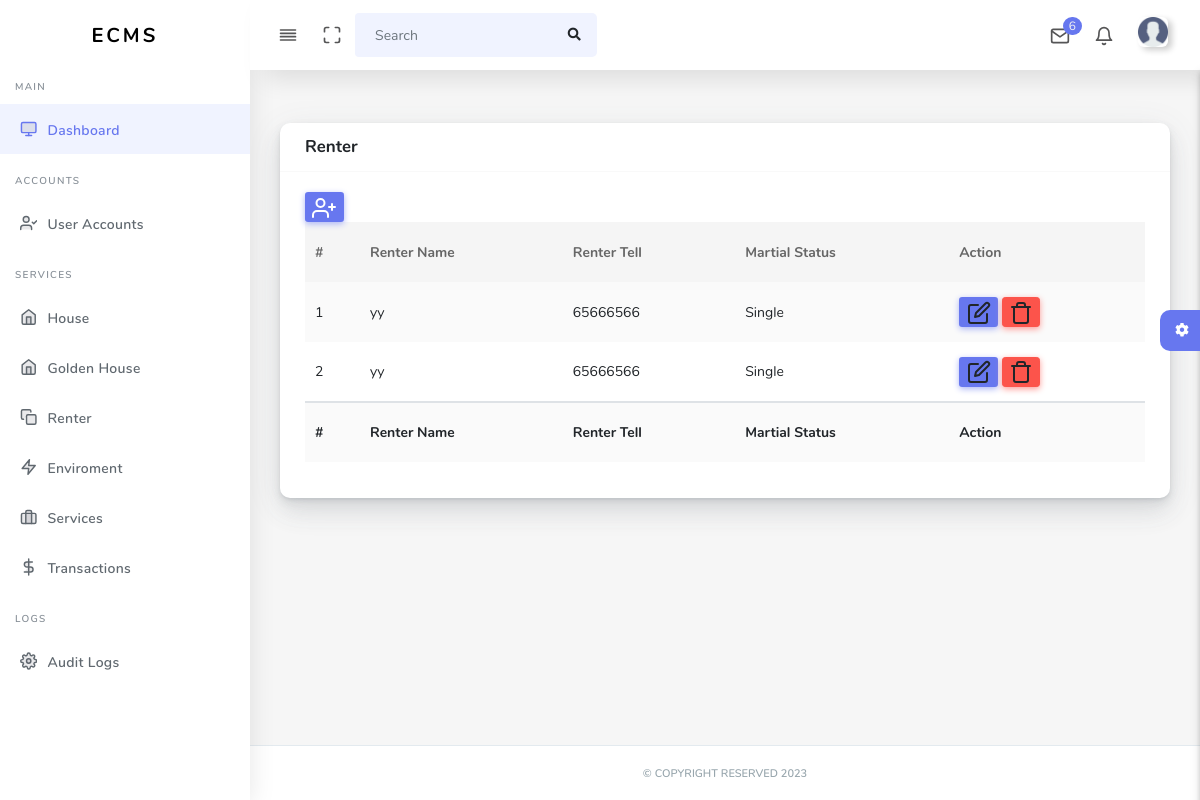
The page /Renter/ (signed in) on the database its author committed.
### ecmsapp/models.py (models this page shows)
class Renter(models.Model):
    name = models.CharField(max_length=25)
    tell = models.CharField(max_length=15)
    martial_status = models.CharField(max_length=15)
    status = models.IntegerField(default=0) # default 0 is Active while 1 is deleted

### ecmsapp/Code/Renter.py (the view)
# urls.py: path('Renter/', Renter.renter, name='Renter'),
@login_required(login_url='user_login')
def renter(request):
    renters = Renter.objects.filter(status=0)
    context = {'data':renters}
    return render(request,'Enviroment/renter.html',context)

### ecmsapp/templates/Enviroment/renter.html (shortened to what this page needs)
{% load static %}
<!DOCTYPE html>
<html lang="en">
{% include "includes/head.html" %}
<body>
  <div id="app">
    <div class="main-wrapper main-wrapper-1">
      <div class="navbar-bg"></div>
        {% include "includes/nav.html" %}
        {% include "includes/sidebar.html" %}
      <div class="main-content">
        <section class="section">
          <div class="section-body">
            <div class="row">
              <div class="col-12">
                <div class="card">
                  <div class="card-header">
                    <h4>Renter</h4>
                  </div>
                  <div class="card-body">
                    <button type="button" class="btn btn-primary btn-sm" data-toggle="modal" data-target="#newRenter">
                        <i data-feather="user-plus"></i>
                    </button>
                    <div class="table-responsive">
                      <table class="table table-striped table-hover" id="save-stage" style="width:100%;">
                        <thead>
                          <tr>
                            <th>#</th>
                            <th>Renter Name</th>
                            <th>Renter Tell</th>
                            <th>Martial Status</th>
                            <th>Action</th>
                          </tr>
                        </thead>
                        <tbody id="tbody_data">
                          {% for Renter in data %}
                          <tr>
                            <td>{{ Renter.id }}</td>
                            <td>{{ Renter.name }}</td>
                            <td>{{ Renter.tell }}</td>
                            <td>{{ Renter.martial_status }}</td>
                            <td>
                              <a
                              class="btn btn-primary btn-sm RenterEdit"
                              data-toggle="modal"
                              data-id="{{ Renter.id }}"
                              data-name="{{ Renter.name }}"
                              data-tell="{{ Renter.tell }}"
                              data-martial_status="{{ Renter.martial_status }}"
                              >
                                <i data-feather="edit"></i>
                              </a>
                              <a
                              class="btn btn-danger btn-sm RenterDelete"
                              data-id="{{ Renter.id }}"
                              data-toggle="modal"
                              >
                                <i data-feather="trash"></i>
                              </a>
                            </td>
                          </tr>
                          {% endfor %}
                        </tbody>
                        <tfooter>
                          <tr>
                            <th>#</th>
                            <th>Renter Name</th>
                            <th>Renter Tell</th>
                            <th>Martial Status</th>
                            <th>Action</th>
                          </tr>
                        </tfooter>
                      </table>
                    </div>
                  </div>
                </div>
              </div>
            </div>
          </div>
        </section>
        {% include "includes/settingbar.html" %}
      </div>
      {% include "includes/footer.html" %}
    </div>
  </div>
</body>
</html>

### rows shown on the page
Renter: id "1", name "yy", tell "65666566", martial_status "Single"
Renter: id "2", name "yy", tell "65666566", martial_status "Single"
